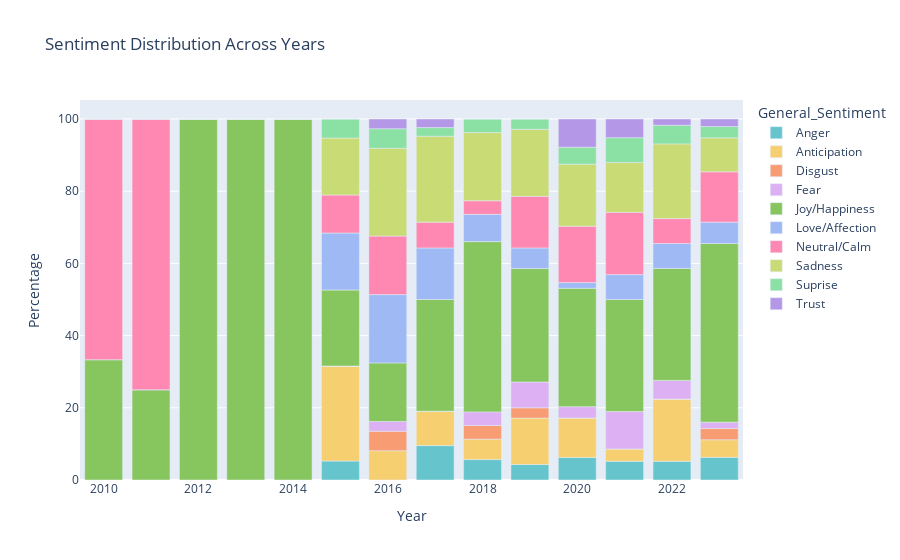

Write notebook code for a chart like this one.
### Code cell
sentiment_percentages = sentiment_counts.div(sentiment_counts.sum(axis=1), axis=0) * 100

fig = px.bar(
    sentiment_percentages,
    x=sentiment_percentages.index,
    y=sentiment_percentages.columns,
    title="Sentiment Distribution Across Years",
    labels={"value": "Percentage", "Year": "Year"},
    color_discrete_sequence=px.colors.qualitative.Pastel
)

fig.show()

#Calculates the percentage of each sentiment category for each month by dividing the count of each sentiment by the total count of all sentiments for that month and multiplying by 100 to convert it into a percentage.
#Create a bar plot using Plotly, with the x-axis showing the months and the y-axis showing the percentage distribution of sentiments, and display it with a pastel color scheme.

### Figure 1 — Plotly figure (JSON) as saved in the notebook; plotly's stock layout.template omitted (floating-point values rounded to 4 significant figures)
{"data": [{"alignmentgroup": "True", "hovertemplate": "General_Sentiment=Anger<br>Year=%{x}<br>Percentage=%{y}<extra></extra>", "legendgroup": "Anger", "marker": {"color": "rgb(102, 197, 204)", "pattern": {"shape": ""}}, "name": "Anger", "offsetgroup": "Anger", "orientation": "v", "showlegend": true, "textposition": "auto", "type": "bar", "x": [2010, 2011, 2012, 2013, 2014, 2015, 2016, 2017, 2018, 2019, 2020, 2021, 2022, 2023], "xaxis": "x", "y": [0, 0, 0, 0, 0, 5.263, 0, 9.524, 5.66, 4.286, 6.25, 5.172, 5.172, 6.272], "yaxis": "y"}, {"alignmentgroup": "True", "hovertemplate": "General_Sentiment=Anticipation<br>Year=%{x}<br>Percentage=%{y}<extra></extra>", "legendgroup": "Anticipation", "marker": {"color": "rgb(246, 207, 113)", "pattern": {"shape": ""}}, "name": "Anticipation", "offsetgroup": "Anticipation", "orientation": "v", "showlegend": true, "textposition": "auto", "type": "bar", "x": [2010, 2011, 2012, 2013, 2014, 2015, 2016, 2017, 2018, 2019, 2020, 2021, 2022, 2023], "xaxis": "x", "y": [0, 0, 0, 0, 0, 26.32, 8.108, 9.524, 5.66, 12.86, 10.94, 3.448, 17.24, 4.878], "yaxis": "y"}, {"alignmentgroup": "True", "hovertemplate": "General_Sentiment=Disgust<br>Year=%{x}<br>Percentage=%{y}<extra></extra>", "legendgroup": "Disgust", "marker": {"color": "rgb(248, 156, 116)", "pattern": {"shape": ""}}, "name": "Disgust", "offsetgroup": "Disgust", "orientation": "v", "showlegend": true, "textposition": "auto", "type": "bar", "x": [2010, 2011, 2012, 2013, 2014, 2015, 2016, 2017, 2018, 2019, 2020, 2021, 2022, 2023], "xaxis": "x", "y": [0, 0, 0, 0, 0, 0, 5.405, 0, 3.774, 2.857, 0, 0, 0, 3.136], "yaxis": "y"}, {"alignmentgroup": "True", "hovertemplate": "General_Sentiment=Fear<br>Year=%{x}<br>Percentage=%{y}<extra></extra>", "legendgroup": "Fear", "marker": {"color": "rgb(220, 176, 242)", "pattern": {"shape": ""}}, "name": "Fear", "offsetgroup": "Fear", "orientation": "v", "showlegend": true, "textposition": "auto", "type": "bar", "x": [2010, 2011, 2012, 2013, 2014, 2015, 2016, 2017, 2018, 2019, 2020, 2021, 2022, 2023], "xaxis": "x", "y": [0, 0, 0, 0, 0, 0, 2.703, 0, 3.774, 7.143, 3.125, 10.34, 5.172, 1.742], "yaxis": "y"}, {"alignmentgroup": "True", "hovertemplate": "General_Sentiment=Joy/Happiness<br>Year=%{x}<br>Percentage=%{y}<extra></extra>", "legendgroup": "Joy/Happiness", "marker": {"color": "rgb(135, 197, 95)", "pattern": {"shape": ""}}, "name": "Joy/Happiness", "offsetgroup": "Joy/Happiness", "orientation": "v", "showlegend": true, "textposition": "auto", "type": "bar", "x": [2010, 2011, 2012, 2013, 2014, 2015, 2016, 2017, 2018, 2019, 2020, 2021, 2022, 2023], "xaxis": "x", "y": [33.33, 25, 100, 100, 100, 21.05, 16.22, 30.95, 47.17, 31.43, 32.81, 31.03, 31.03, 49.48], "yaxis": "y"}, {"alignmentgroup": "True", "hovertemplate": "General_Sentiment=Love/Affection<br>Year=%{x}<br>Percentage=%{y}<extra></extra>", "legendgroup": "Love/Affection", "marker": {"color": "rgb(158, 185, 243)", "pattern": {"shape": ""}}, "name": "Love/Affection", "offsetgroup": "Love/Affection", "orientation": "v", "showlegend": true, "textposition": "auto", "type": "bar", "x": [2010, 2011, 2012, 2013, 2014, 2015, 2016, 2017, 2018, 2019, 2020, 2021, 2022, 2023], "xaxis": "x", "y": [0, 0, 0, 0, 0, 15.79, 18.92, 14.29, 7.547, 5.714, 1.562, 6.897, 6.897, 5.923], "yaxis": "y"}, {"alignmentgroup": "True", "hovertemplate": "General_Sentiment=Neutral/Calm<br>Year=%{x}<br>Percentage=%{y}<extra></extra>", "legendgroup": "Neutral/Calm", "marker": {"color": "rgb(254, 136, 177)", "pattern": {"shape": ""}}, "name": "Neutral/Calm", "offsetgroup": "Neutral/Calm", "orientation": "v", "showlegend": true, "textposition": "auto", "type": "bar", "x": [2010, 2011, 2012, 2013, 2014, 2015, 2016, 2017, 2018, 2019, 2020, 2021, 2022, 2023], "xaxis": "x", "y": [66.67, 75, 0, 0, 0, 10.53, 16.22, 7.143, 3.774, 14.29, 15.62, 17.24, 6.897, 13.94], "yaxis": "y"}, {"alignmentgroup": "True", "hovertemplate": "General_Sentiment=Sadness<br>Year=%{x}<br>Percentage=%{y}<extra></extra>", "legendgroup": "Sadness", "marker": {"color": "rgb(201, 219, 116)", "pattern": {"shape": ""}}, "name": "Sadness", "offsetgroup": "Sadness", "orientation": "v", "showlegend": true, "textposition": "auto", "type": "bar", "x": [2010, 2011, 2012, 2013, 2014, 2015, 2016, 2017, 2018, 2019, 2020, 2021, 2022, 2023], "xaxis": "x", "y": [0, 0, 0, 0, 0, 15.79, 24.32, 23.81, 18.87, 18.57, 17.19, 13.79, 20.69, 9.408], "yaxis": "y"}, {"alignmentgroup": "True", "hovertemplate": "General_Sentiment=Suprise<br>Year=%{x}<br>Percentage=%{y}<extra></extra>", "legendgroup": "Suprise", "marker": {"color": "rgb(139, 224, 164)", "pattern": {"shape": ""}}, "name": "Suprise", "offsetgroup": "Suprise", "orientation": "v", "showlegend": true, "textposition": "auto", "type": "bar", "x": [2010, 2011, 2012, 2013, 2014, 2015, 2016, 2017, 2018, 2019, 2020, 2021, 2022, 2023], "xaxis": "x", "y": [0, 0, 0, 0, 0, 5.263, 5.405, 2.381, 3.774, 2.857, 4.688, 6.897, 5.172, 3.136], "yaxis": "y"}, {"alignmentgroup": "True", "hovertemplate": "General_Sentiment=Trust<br>Year=%{x}<br>Percentage=%{y}<extra></extra>", "legendgroup": "Trust", "marker": {"color": "rgb(180, 151, 231)", "pattern": {"shape": ""}}, "name": "Trust", "offsetgroup": "Trust", "orientation": "v", "showlegend": true, "textposition": "auto", "type": "bar", "x": [2010, 2011, 2012, 2013, 2014, 2015, 2016, 2017, 2018, 2019, 2020, 2021, 2022, 2023], "xaxis": "x", "y": [0, 0, 0, 0, 0, 0, 2.703, 2.381, 0, 0, 7.812, 5.172, 1.724, 2.091], "yaxis": "y"}], "layout": {"barmode": "relative", "legend": {"title": {"text": "General_Sentiment"}, "tracegroupgap": 0}, "title": {"text": "Sentiment Distribution Across Years"}, "xaxis": {"anchor": "y", "domain": [0, 1], "title": {"text": "Year"}}, "yaxis": {"anchor": "x", "domain": [0, 1], "title": {"text": "Percentage"}}}}
